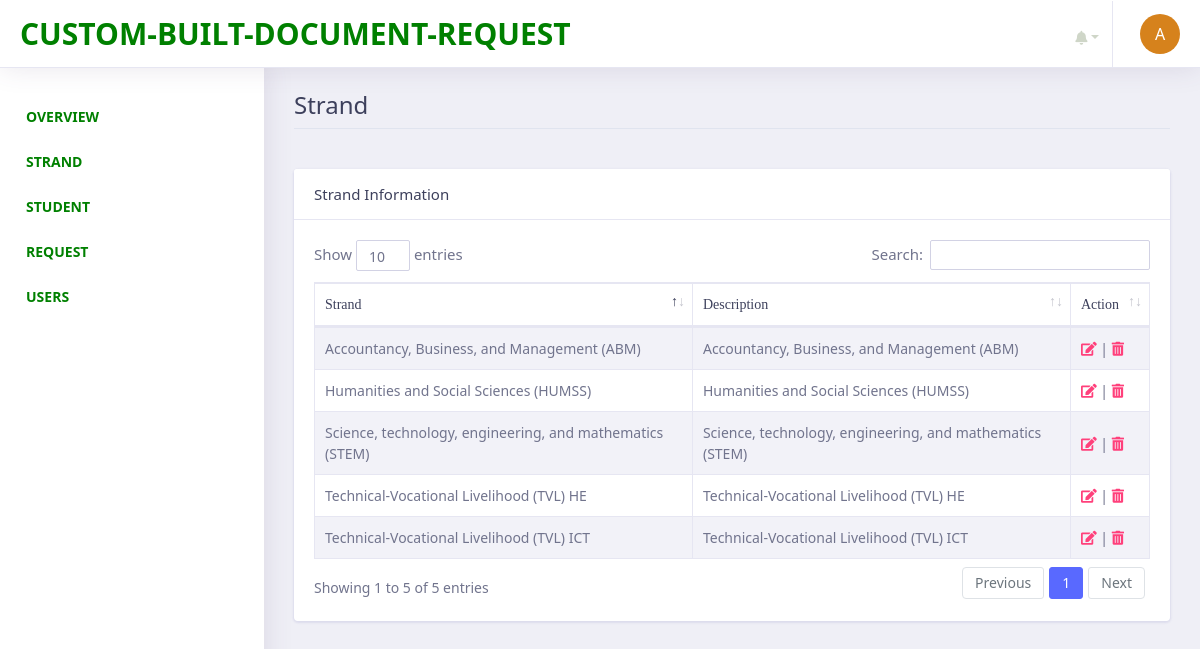
The page /admin/documents/course.php (signed in) on the database its author committed.
### tables this page shows
CREATE TABLE `tbl_course` (
  `course_id` int(11) NOT NULL,
  `course_name` varchar(255) NOT NULL,
  `course_decription` varchar(255) NOT NULL,
  `date_created` datetime NOT NULL DEFAULT current_timestamp()
);

### admin/init/model/class_model.php (called while the page is built, shortened)
<?php
	class class_model{
		public $host = db_host;
		public $user = db_user;
		public $pass = db_pass;
		public $dbname = db_name;
		public $conn;
		private function connect(){
			$this->conn = new mysqli($this->host, $this->user, $this->pass, $this->dbname);
		}
	    public function fetchAll_course(){
            $sql = "SELECT * FROM tbl_course";
				$stmt = $this->conn->prepare($sql);
				$stmt->execute();
				$result = $stmt->get_result();
		        $data = array();
		         while ($row = $result->fetch_assoc()) {
		                   $data[] = $row;
		            }
		         return $data;
		  }
	}
?>

### admin/documents/course.php (the view, shortened to what this page needs)
       <?php include('main_header/header.php');?>
         <?php include('left_sidebar/sidebar.php');?>
        <div class="dashboard-wrapper">
            <div class="container-fluid  dashboard-content">
                <div class="row">
                    <div class="col-xl-12 col-lg-12 col-md-12 col-sm-12 col-12">
                        <div class="page-header">
                             <h2 class="pageheader-title"> Strand </h2>
                            <div class="page-breadcrumb">
                                <nav aria-label="breadcrumb">
                                    <ol class="breadcrumb">
                                    </ol>
                                </nav>
                            </div>
                        </div>
                    </div>
                </div>
                    <div class="row">
                        <div class="col-xl-12 col-lg-12 col-md-12 col-sm-12 col-12">
                            <div class="card">
                                <h5 class="card-header">Strand Information</h5>
                                <div class="card-body">
                                    <div class="table-responsive">
                                        <table class="table table-striped table-bordered first">
                                            <thead>
                                                <tr>
                                                    <th scope="col">Strand</th>
                                                    <th scope="col">Description</th>
                                                    <th scope="col">Action</th>
                                                </tr>
                                            </thead>
                                            <tbody>
                                              <?php
                                                $conn = new class_model();
                                                $course = $conn->fetchAll_course();
                                               ?>
                                               <?php foreach ($course as $row) { ?>
                                                <tr>
                                                    <td><?= $row['course_name']; ?></td>
                                                    <td><?= $row['course_decription']; ?></td>
                                                    <td class="align-right">
                                                        <a href="edit-course.php?course=<?= $row['course_id']; ?>&course-name=<?php echo $row['course_name']; ?>" class="text-secondary font-weight-bold text-xs" data-toggle="tooltip" data-original-title="Edit user">
                                                          <i class="fa fa-edit"></i>
                                                        </a> |
                                                        <a href="javascript:;" data-id="<?= $row['course_id']; ?>" class="text-secondary font-weight-bold text-xs delete" data-toggle="tooltip" data-original-title="Edit user">
                                                          <i class="fa fa-trash-alt"></i>
                                                        </a>
                                                      </td>
                                                </tr>
                                             <?php }?>
                                            </tbody>
                                        </table>
                                    </div>
                                </div>
                            </div>
                        </div>
                    </div>
            </div>
        </div>
    </div>
</body>
</html>

### admin/documents/main_header/header.php (style rules this page uses)
body, h1, h2, h3, h4, h5, h6, p { font-family: 'system-ui', sans-serif; }

### rows shown on the page
tbl_course: course_name "Technical-Vocational Livelihood (TVL) ICT", course_decription "Technical-Vocational Livelihood (TVL) ICT"
tbl_course: course_name "Technical-Vocational Livelihood (TVL) HE", course_decription "Technical-Vocational Livelihood (TVL) HE"
tbl_course: course_name "Accountancy, Business, and Management (ABM)", course_decription "Accountancy, Business, and Management (ABM)"
tbl_course: course_name "Science, technology, engineering, and mathematics (STEM)", course_decription "Science, technology, engineering, and mathematics (STEM)"
tbl_course: course_name "Humanities and Social Sciences (HUMSS)", course_decription "Humanities and Social Sciences (HUMSS)"
